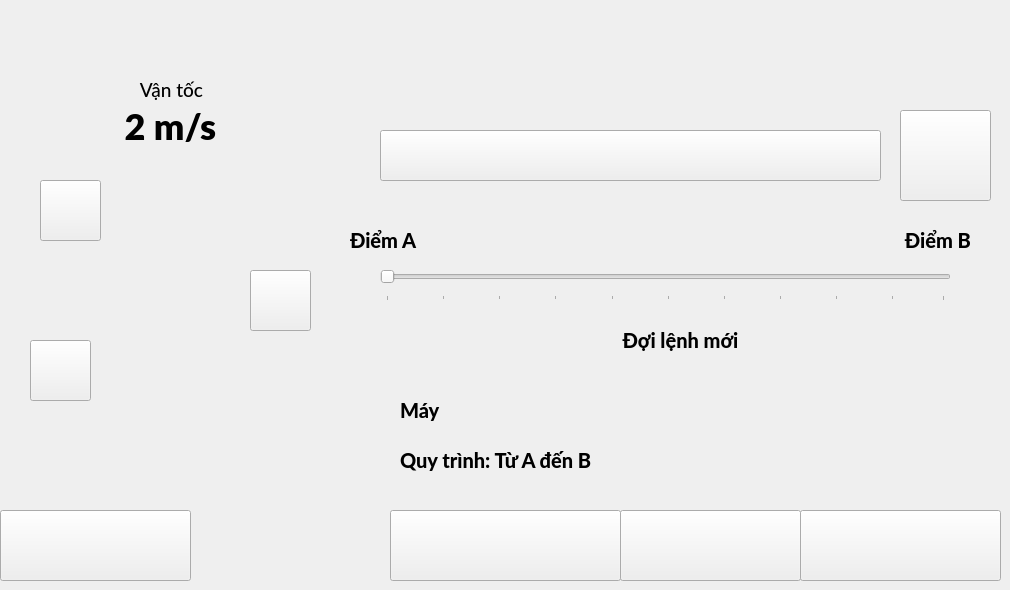
   <widget class="QWidget" name="W_auto">
    <widget class="QPushButton" name="Auto_return">
     <property name="geometry">
      <rect>
       <x>0</x>
       <y>510</y>
       <width>191</width>
       <height>71</height>
      </rect>
     </property>
     <property name="text">
      <string/>
     </property>
    </widget>
    <widget class="QLabel" name="Auto_background">
     <property name="geometry">
      <rect>
       <x>0</x>
       <y>0</y>
       <width>1001</width>
       <height>581</height>
      </rect>
     </property>
     <property name="text">
      <string/>
     </property>
     <property name="pixmap">
      <pixmap>interface/background/3.png</pixmap>
     </property>
     <property name="scaledContents">
      <bool>true</bool>
     </property>
    </widget>
    <widget class="QPushButton" name="Auto_cancel">
     <property name="geometry">
      <rect>
       <x>900</x>
       <y>110</y>
       <width>91</width>
       <height>91</height>
      </rect>
     </property>
     <property name="text">
      <string/>
     </property>
    </widget>
    <widget class="QLabel" name="Auto_emer">
     <property name="geometry">
      <rect>
       <x>0</x>
       <y>430</y>
       <width>331</width>
       <height>61</height>
      </rect>
     </property>
     <property name="font">
      <font>
       <family>Lato Heavy</family>
       <pointsize>15</pointsize>
      </font>
     </property>
     <property name="autoFillBackground">
      <bool>false</bool>
     </property>
     <property name="midLineWidth">
      <number>0</number>
     </property>
     <property name="text">
      <string/>
     </property>
     <property name="scaledContents">
      <bool>true</bool>
     </property>
     <property name="alignment">
      <set>Qt::AlignCenter</set>
     </property>
    </widget>
    <widget class="QPushButton" name="Auto_mission">
     <property name="geometry">
      <rect>
       <x>620</x>
       <y>510</y>
       <width>181</width>
       <height>71</height>
      </rect>
     </property>
     <property name="font">
      <font>
       <family>Lato Heavy</family>
       <pointsize>16</pointsize>
      </font>
     </property>
     <property name="text">
      <string/>
     </property>
     <property name="iconSize">
      <size>
       <width>30</width>
       <height>30</height>
      </size>
     </property>
    </widget>
    <widget class="QSlider" name="Auto_line">
     <property name="geometry">
      <rect>
       <x>380</x>
       <y>260</y>
       <width>571</width>
       <height>41</height>
      </rect>
     </property>
     <property name="sizePolicy">
      <sizepolicy hsizetype="Expanding" vsizetype="Fixed">
       <horstretch>0</horstretch>
       <verstretch>0</verstretch>
      </sizepolicy>
     </property>
     <property name="minimumSize">
      <size>
       <width>5</width>
       <height>5</height>
      </size>
     </property>
     <property name="sizeIncrement">
      <size>
       <width>0</width>
       <height>0</height>
      </size>
     </property>
     <property name="singleStep">
      <number>10</number>
     </property>
     <property name="sliderPosition">
      <number>0</number>
     </property>
     <property name="tracking">
      <bool>true</bool>
     </property>
     <property name="orientation">
      <enum>Qt::Horizontal</enum>
     </property>
     <property name="tickPosition">
      <enum>QSlider::TicksBelow</enum>
     </property>
    </widget>
    <widget class="QLabel" name="Auto_khohang">
     <property name="geometry">
      <rect>
       <x>400</x>
       <y>430</y>
       <width>541</width>
       <height>61</height>
      </rect>
     </property>
     <property name="font">
      <font>
       <family>Lato Heavy</family>
       <pointsize>15</pointsize>
      </font>
     </property>
     <property name="autoFillBackground">
      <bool>false</bool>
     </property>
     <property name="midLineWidth">
      <number>0</number>
     </property>
     <property name="text">
      <string>Quy trình: Từ A đến B</string>
     </property>
     <property name="scaledContents">
      <bool>true</bool>
     </property>
    </widget>
    <widget class="QLabel" name="Auto_process">
     <property name="geometry">
      <rect>
       <x>530</x>
       <y>310</y>
       <width>301</width>
       <height>61</height>
      </rect>
     </property>
     <property name="font">
      <font>
       <family>Lato Heavy</family>
       <pointsize>15</pointsize>
      </font>
     </property>
     <property name="autoFillBackground">
      <bool>false</bool>
     </property>
     <property name="midLineWidth">
      <number>0</number>
     </property>
     <property name="text">
      <string>Đợi lệnh mới</string>
     </property>
     <property name="scaledContents">
      <bool>true</bool>
     </property>
     <property name="alignment">
      <set>Qt::AlignCenter</set>
     </property>
    </widget>
    <widget class="QLabel" name="Auto_lenh">
     <property name="geometry">
      <rect>
       <x>400</x>
       <y>380</y>
       <width>541</width>
       <height>61</height>
      </rect>
     </property>
     <property name="font">
      <font>
       <family>Lato Heavy</family>
       <pointsize>15</pointsize>
      </font>
     </property>
     <property name="autoFillBackground">
      <bool>false</bool>
     </property>
     <property name="midLineWidth">
      <number>0</number>
     </property>
     <property name="text">
      <string>Máy</string>
     </property>
     <property name="scaledContents">
      <bool>true</bool>
     </property>
    </widget>
    <widget class="QPushButton" name="Auto_manual">
     <property name="geometry">
      <rect>
       <x>390</x>
       <y>510</y>
       <width>231</width>
       <height>71</height>
      </rect>
     </property>
     <property name="text">
      <string/>
     </property>
    </widget>
    <widget class="QPushButton" name="Auto_info">
     <property name="geometry">
      <rect>
       <x>800</x>
       <y>510</y>
       <width>201</width>
       <height>71</height>
      </rect>
     </property>
     <property name="font">
      <font>
       <family>Lato Heavy</family>
       <pointsize>16</pointsize>
      </font>
     </property>
     <property name="text">
      <string/>
     </property>
     <property name="iconSize">
      <size>
       <width>30</width>
       <height>30</height>
      </size>
     </property>
    </widget>
    <widget class="QPushButton" name="Auto_front">
     <property name="geometry">
      <rect>
       <x>30</x>
       <y>340</y>
       <width>61</width>
       <height>61</height>
      </rect>
     </property>
     <property name="text">
      <string/>
     </property>
    </widget>
    <widget class="QPushButton" name="Auto_back">
     <property name="geometry">
      <rect>
       <x>250</x>
       <y>270</y>
       <width>61</width>
       <height>61</height>
      </rect>
     </property>
     <property name="text">
      <string/>
     </property>
    </widget>
    <widget class="QPushButton" name="Auto_above">
     <property name="geometry">
      <rect>
       <x>40</x>
       <y>180</y>
       <width>61</width>
       <height>61</height>
      </rect>
     </property>
     <property name="text">
      <string/>
     </property>
    </widget>
    <widget class="QPushButton" name="Auto_listError_2">
     <property name="geometry">
      <rect>
       <x>380</x>
       <y>130</y>
       <width>501</width>
       <height>51</height>
      </rect>
     </property>
     <property name="font">
      <font>
       <family>Lato Black</family>
       <pointsize>16</pointsize>
      </font>
     </property>
     <property name="text">
      <string/>
     </property>
    </widget>
    <widget class="QLabel" name="label_15">
     <property name="geometry">
      <rect>
       <x>6</x>
       <y>80</y>
       <width>331</width>
       <height>20</height>
      </rect>
     </property>
     <property name="font">
      <font>
       <family>Lato Medium</family>
       <pointsize>14</pointsize>
      </font>
     </property>
     <property name="text">
      <string>Vận tốc</string>
     </property>
     <property name="alignment">
      <set>Qt::AlignCenter</set>
     </property>
    </widget>
    <widget class="QLabel" name="Auto_speed">
     <property name="geometry">
      <rect>
       <x>10</x>
       <y>100</y>
       <width>321</width>
       <height>51</height>
      </rect>
     </property>
     <property name="font">
      <font>
       <family>Lato Black</family>
       <pointsize>27</pointsize>
      </font>
     </property>
     <property name="text">
      <string>2 m/s</string>
     </property>
     <property name="alignment">
      <set>Qt::AlignCenter</set>
     </property>
    </widget>
    <widget class="QLabel" name="Auto_process_2">
     <property name="geometry">
      <rect>
       <x>350</x>
       <y>210</y>
       <width>301</width>
       <height>61</height>
      </rect>
     </property>
     <property name="font">
      <font>
       <family>Lato Heavy</family>
       <pointsize>15</pointsize>
      </font>
     </property>
     <property name="autoFillBackground">
      <bool>false</bool>
     </property>
     <property name="midLineWidth">
      <number>0</number>
     </property>
     <property name="text">
      <string>Điểm A</string>
     </property>
     <property name="scaledContents">
      <bool>true</bool>
     </property>
     <property name="alignment">
      <set>Qt::AlignLeading|Qt::AlignLeft|Qt::AlignVCenter</set>
     </property>
    </widget>
    <widget class="QLabel" name="Auto_process_3">
     <property name="geometry">
      <rect>
       <x>670</x>
       <y>210</y>
       <width>301</width>
       <height>61</height>
      </rect>
     </property>
     <property name="font">
      <font>
       <family>Lato Heavy</family>
       <pointsize>15</pointsize>
      </font>
     </property>
     <property name="autoFillBackground">
      <bool>false</bool>
     </property>
     <property name="midLineWidth">
      <number>0</number>
     </property>
     <property name="text">
      <string>Điểm B</string>
     </property>
     <property name="scaledContents">
      <bool>true</bool>
     </property>
     <property name="alignment">
      <set>Qt::AlignRight|Qt::AlignTrailing|Qt::AlignVCenter</set>
     </property>
    </widget>
    <zorder>Auto_background</zorder>
    <zorder>Auto_return</zorder>
    <zorder>Auto_cancel</zorder>
    <zorder>Auto_emer</zorder>
    <zorder>Auto_mission</zorder>
    <zorder>Auto_line</zorder>
    <zorder>Auto_khohang</zorder>
    <zorder>Auto_process</zorder>
    <zorder>Auto_lenh</zorder>
    <zorder>Auto_manual</zorder>
    <zorder>Auto_info</zorder>
    <zorder>Auto_front</zorder>
    <zorder>Auto_back</zorder>
    <zorder>Auto_above</zorder>
    <zorder>Auto_listError_2</zorder>
    <zorder>label_15</zorder>
    <zorder>Auto_speed</zorder>
    <zorder>Auto_process_2</zorder>
    <zorder>Auto_process_3</zorder>
   </widget>
